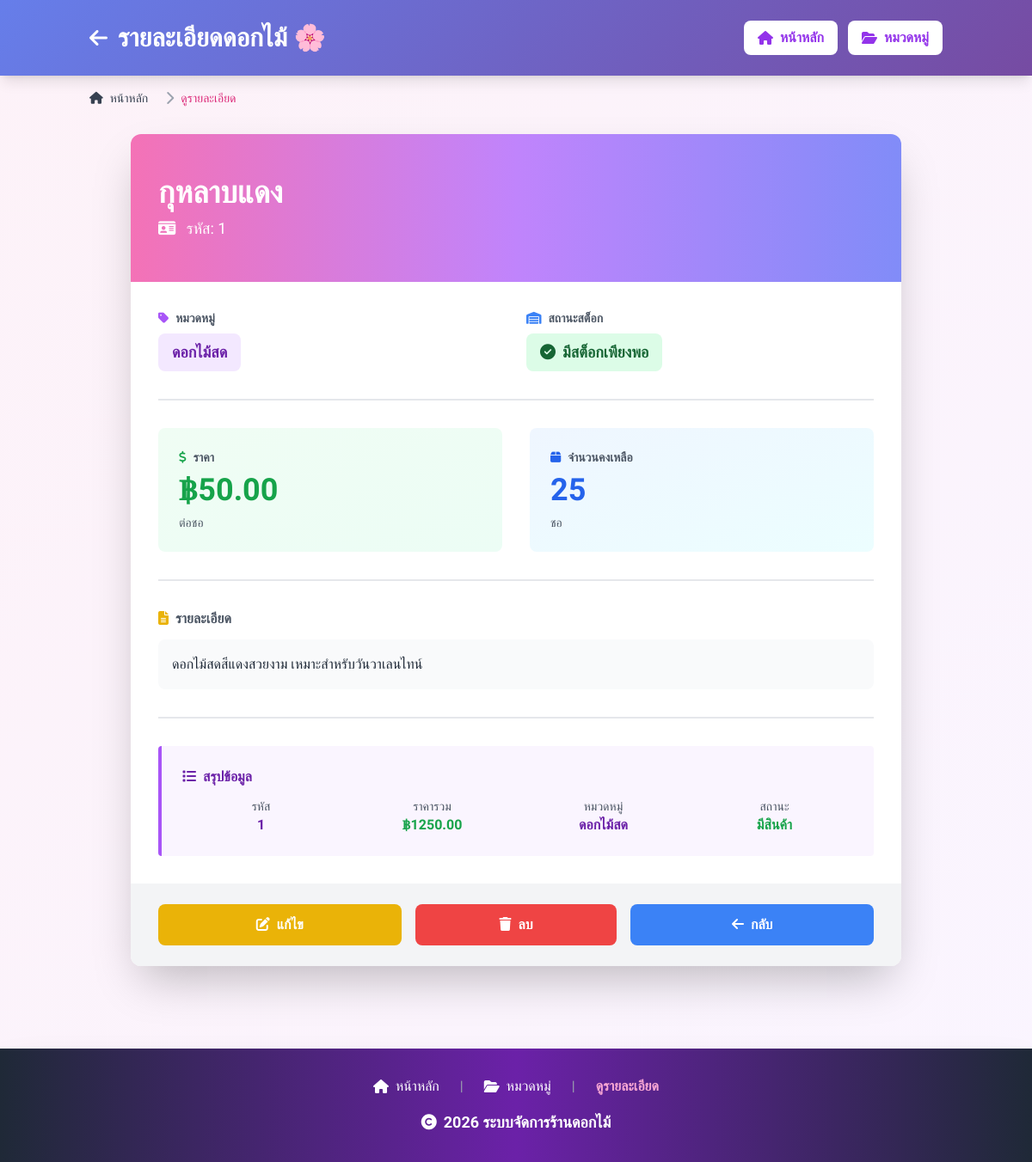
The app's page /flower/1 with its own data.
### tables this page shows
CREATE TABLE Flowers (
    flower_id INTEGER PRIMARY KEY AUTOINCREMENT,
    flower_name TEXT NOT NULL,
    category_id INTEGER NOT NULL,
    price REAL NOT NULL CHECK(price > 0),
    quantity INTEGER NOT NULL CHECK(quantity >= 0),
    description TEXT,
    FOREIGN KEY (category_id) REFERENCES Categories(category_id)
);

CREATE TABLE Categories (
    category_id INTEGER PRIMARY KEY AUTOINCREMENT,
    category_name TEXT NOT NULL UNIQUE
);

### app.py (the view)
@app.route('/flower/<int:flower_id>')
def view_flower(flower_id):
    flower = get_flower_by_id(flower_id)
    if not flower:
        flash('❌ ไม่พบดอกไม้นี้', 'error')
        return redirect(url_for('index'))
    return render_template('view_flower.html', flower=flower)

### app.py (called while the page is built)
def get_db_connection():
    conn = sqlite3.connect(DATABASE)
    conn.row_factory = sqlite3.Row
    return conn

def get_flower_by_id(flower_id):
    conn = get_db_connection()
    cursor = conn.cursor()
    cursor.execute('''
        SELECT f.flower_id, f.flower_name, c.category_name, f.price,
               f.quantity, f.description, f.category_id
        FROM Flowers f
        INNER JOIN Categories c ON f.category_id = c.category_id
        WHERE f.flower_id = ?
    ''', (flower_id,))
    flower = cursor.fetchone()
    conn.close()
    return flower

### templates/view_flower.html (shortened to what this page needs)
<!DOCTYPE html>
<html lang="th">
<head>
    <script src="https://cdn.tailwindcss.com"></script>
    <link rel="stylesheet" href="https://cdnjs.cloudflare.com/ajax/libs/font-awesome/6.4.0/css/all.min.css">
</head>
<body class="bg-gradient-to-br from-pink-50 to-purple-50 min-h-screen">
    <header class="gradient-header text-white py-6 shadow-lg">
        <div class="container mx-auto px-4">
            <div class="flex items-center justify-between">
                <div class="flex items-center gap-3">
                    <a href="{{ url_for('index') }}" class="hover:text-gray-200 transition">
                        <i class="fas fa-arrow-left text-2xl"></i>
                    </a>
                    <h1 class="text-3xl font-bold">รายละเอียดดอกไม้ 🌸</h1>
                </div>
                <nav class="flex gap-3">
                    <a href="{{ url_for('index') }}" class="bg-white text-purple-600 px-4 py-2 rounded-lg font-semibold hover:bg-gray-100 transition flex items-center gap-2">
                        <i class="fas fa-home"></i> หน้าหลัก
                    </a>
                    <a href="{{ url_for('categories') }}" class="bg-white text-purple-600 px-4 py-2 rounded-lg font-semibold hover:bg-gray-100 transition flex items-center gap-2">
                        <i class="fas fa-folder-open"></i> หมวดหมู่
                    </a>
                </nav>
            </div>
        </div>
    </header>
    <div class="container mx-auto px-4 mt-4">
        <nav class="flex" aria-label="Breadcrumb">
            <ol class="inline-flex items-center space-x-1 md:space-x-3">
                <li class="inline-flex items-center">
                    <a href="{{ url_for('index') }}" class="inline-flex items-center text-sm font-medium text-gray-700 hover:text-pink-600">
                        <i class="fas fa-home mr-2"></i> หน้าหลัก
                    </a>
                </li>
                <li>
                    <div class="flex items-center">
                        <i class="fas fa-chevron-right text-gray-400 mx-2"></i>
                        <span class="text-sm font-medium text-pink-600">ดูรายละเอียด</span>
                    </div>
                </li>
            </ol>
        </nav>
    </div>
    <main class="container mx-auto px-4 py-8">
        <div class="max-w-4xl mx-auto">
            <div class="detail-card bg-white rounded-xl shadow-2xl overflow-hidden">
                <div class="bg-gradient-to-r from-pink-400 via-purple-400 to-indigo-400 px-8 py-12">
                    <h2 class="text-4xl font-bold text-white mb-2">{{ flower['flower_name'] }}</h2>
                    <p class="text-white text-lg">
                        <i class="fas fa-id-card mr-2"></i>
                        รหัส: {{ flower['flower_id'] }}
                    </p>
                </div>
                <div class="p-8">
                    <div class="grid grid-cols-1 md:grid-cols-2 gap-6 mb-8 pb-8 border-b-2 border-gray-200">
                        <div>
                            <p class="text-gray-600 text-sm font-semibold mb-2">
                                <i class="fas fa-tag text-purple-500 mr-2"></i>หมวดหมู่
                            </p>
                            <div class="inline-block bg-purple-100 text-purple-800 px-4 py-2 rounded-lg font-bold text-lg">
                                {{ flower['category_name'] }}
                            </div>
                        </div>
                        <div>
                            <p class="text-gray-600 text-sm font-semibold mb-2">
                                <i class="fas fa-warehouse text-blue-500 mr-2"></i>สถานะสต็อก
                            </p>
                            <div>
                                {% if flower['quantity'] > 20 %}
                                    <div class="inline-block bg-green-100 text-green-800 px-4 py-2 rounded-lg font-bold text-lg">
                                        <i class="fas fa-check-circle mr-2"></i>มีสต็อกเพียงพอ
                                    </div>
                                {% elif flower['quantity'] > 0 %}
                                    <div class="inline-block bg-yellow-100 text-yellow-800 px-4 py-2 rounded-lg font-bold text-lg">
                                        <i class="fas fa-exclamation-triangle mr-2"></i>สต็อกใกล้หมด
                                    </div>
                                {% else %}
                                    <div class="inline-block bg-red-100 text-red-800 px-4 py-2 rounded-lg font-bold text-lg">
                                        <i class="fas fa-times-circle mr-2"></i>หมดแล้ว
                                    </div>
                                {% endif %}
                            </div>
                        </div>
                    </div>
                    <div class="grid grid-cols-1 md:grid-cols-2 gap-8 mb-8 pb-8 border-b-2 border-gray-200">
                        <div class="bg-gradient-to-br from-green-50 to-emerald-50 p-6 rounded-lg">
                            <p class="text-gray-600 text-sm font-semibold mb-2">
                                <i class="fas fa-dollar-sign text-green-600 mr-2"></i>ราคา
                            </p>
                            <p class="text-4xl font-bold text-green-600">
                                ฿{{ "%.2f"|format(flower['price']) }}
                            </p>
                            <p class="text-gray-600 text-sm mt-2">ต่อชอ</p>
                        </div>
                        <div class="bg-gradient-to-br from-blue-50 to-cyan-50 p-6 rounded-lg">
                            <p class="text-gray-600 text-sm font-semibold mb-2">
                                <i class="fas fa-box text-blue-600 mr-2"></i>จำนวนคงเหลือ
                            </p>
                            <p class="text-4xl font-bold text-blue-600">
                                {{ flower['quantity'] }}
                            </p>
                            <p class="text-gray-600 text-sm mt-2">ชอ</p>
                        </div>
                    </div>
                    <div class="mb-8 pb-8 border-b-2 border-gray-200">
                        <p class="text-gray-600 font-semibold mb-3">
                            <i class="fas fa-file-alt text-yellow-500 mr-2"></i>รายละเอียด
                        </p>
                        {% if flower['description'] %}
                            <p class="text-gray-800 leading-relaxed bg-gray-50 p-4 rounded-lg">
                                {{ flower['description'] }}
                            </p>
                        {% else %}
                            <p class="text-gray-500 italic">ไม่มีรายละเอียดเพิ่มเติม</p>
                        {% endif %}
                    </div>
                    <div class="bg-purple-50 border-l-4 border-purple-500 p-6 rounded">
                        <h3 class="font-bold text-purple-800 mb-3">
                            <i class="fas fa-list mr-2"></i>สรุปข้อมูล
                        </h3>
                        <div class="grid grid-cols-2 md:grid-cols-4 gap-4 text-center">
                            <div>
                                <p class="text-gray-600 text-sm">รหัส</p>
                                <p class="font-bold text-purple-800">{{ flower['flower_id'] }}</p>
                            </div>
                            <div>
                                <p class="text-gray-600 text-sm">ราคารวม</p>
                                <p class="font-bold text-green-600">
                                    ฿{{ "%.2f"|format(flower['price'] * flower['quantity']) }}
                                </p>
                            </div>
                            <div>
                                <p class="text-gray-600 text-sm">หมวดหมู่</p>
                                <p class="font-bold text-purple-800">{{ flower['category_name'] }}</p>
                            </div>
                            <div>
                                <p class="text-gray-600 text-sm">สถานะ</p>
                                <p class="font-bold {% if flower['quantity'] > 0 %}text-green-600{% else %}text-red-600{% endif %}">
                                    {% if flower['quantity'] > 0 %}มีสินค้า{% else %}หมดแล้ว{% endif %}
                                </p>
                            </div>
                        </div>
                    </div>
                </div>
                <div class="bg-gray-100 px-8 py-6 flex gap-4">
                    <a
                        href="{{ url_for('edit_flower', flower_id=flower['flower_id']) }}"
                        class="flex-1 bg-yellow-500 hover:bg-yellow-600 text-white font-bold py-3 px-6 rounded-lg transition text-center"
                    >
                        <i class="fas fa-edit mr-2"></i>แก้ไข
                    </a>
                    <form action="{{ url_for('delete_flower', flower_id=flower['flower_id']) }}" method="POST" class="flex-1" onsubmit="return confirm('คุณแน่ใจหรือว่าจะลบรายการนี้?');">
                        <button type="submit" class="w-full bg-red-500 hover:bg-red-600 text-white font-bold py-3 px-6 rounded-lg transition">
                            <i class="fas fa-trash mr-2"></i>ลบ
                        </button>
                    </form>
                    <a
                        href="{{ url_for('index') }}"
                        class="flex-1 bg-blue-500 hover:bg-blue-600 text-white font-bold py-3 px-6 rounded-lg transition text-center"
                    >
                        <i class="fas fa-arrow-left mr-2"></i>กลับ
                    </a>
                </div>
            </div>
        </div>
    </main>
    <footer class="bg-gradient-to-r from-gray-800 via-purple-800 to-gray-800 text-white text-center py-8 mt-16 shadow-2xl">
        <div class="container mx-auto px-4">
            <div class="flex justify-center gap-6 mb-4">
                <a href="{{ url_for('index') }}" class="text-white hover:text-pink-300 transition flex items-center gap-2">
                    <i class="fas fa-home"></i> หน้าหลัก
                </a>
                <span class="text-gray-400">|</span>
                <a href="{{ url_for('categories') }}" class="text-white hover:text-pink-300 transition flex items-center gap-2">
                    <i class="fas fa-folder-open"></i> หมวดหมู่
                </a>
                <span class="text-gray-400">|</span>
                <span class="text-pink-300 font-semibold">ดูรายละเอียด</span>
            </div>
            <p class="text-lg font-semibold"><i class="fas fa-copyright mr-2"></i>2026 ระบบจัดการร้านดอกไม้</p>
        </div>
    </footer>
</body>
</html>

### templates/view_flower.html (style rules this page uses)
* { font-family: 'Kanit', sans-serif; }
.gradient-header { background: linear-gradient(135deg, #667eea 0%, #764ba2 100%); }
.detail-card { animation: fadeIn 0.5s ease-in-out; }

### records on screen
Flowers: flower_name "กุหลาบแดง", flower_id "1", price "50.00", quantity "25", description "ดอกไม้สดสีแดงสวยงาม เหมาะสำหรับวันวาเลนไทน์", flower['price']*flower['quantity'] "1250.00"
Categories: category_name "ดอกไม้สด"
